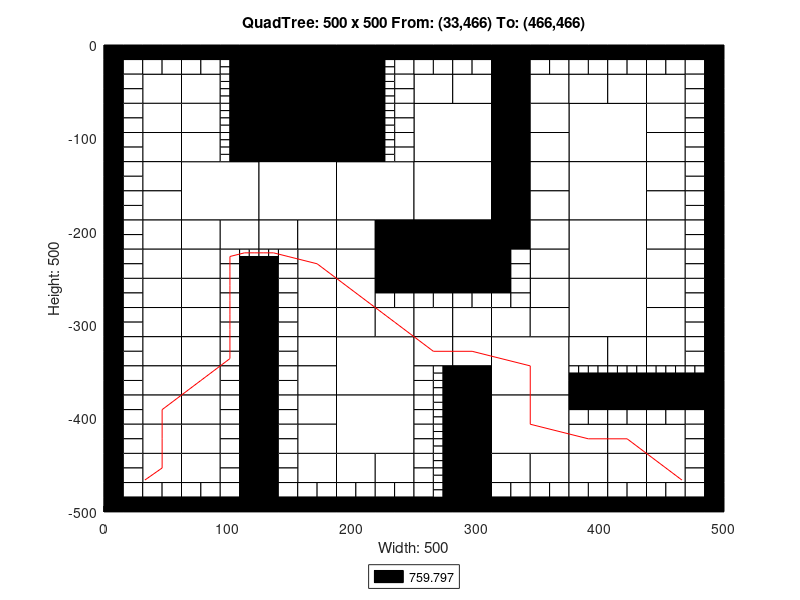

Write the MATLAB code that produced this figure.
axis([0 500 -500 0]);
title('QuadTree: 500 x 500 From: (33,466) To: (466,466)');
xlabel('Width: 500');
ylabel('Height: 500');
rectangle('Position',[125 -62.5 62.5 62.5], 'FaceColor',[0 0 0]);
rectangle('Position',[125 -125 62.5 62.5], 'FaceColor',[0 0 0]);
rectangle('Position',[62.5 -187.5 62.5 62.5], 'FaceColor',[1 1 1]);
rectangle('Position',[125 -187.5 62.5 62.5], 'FaceColor',[1 1 1]);
rectangle('Position',[187.5 -187.5 62.5 62.5], 'FaceColor',[1 1 1]);
rectangle('Position',[250 -125 62.5 62.5], 'FaceColor',[1 1 1]);
rectangle('Position',[375 -125 62.5 62.5], 'FaceColor',[1 1 1]);
rectangle('Position',[250 -187.5 62.5 62.5], 'FaceColor',[1 1 1]);
rectangle('Position',[250 -250 62.5 62.5], 'FaceColor',[0 0 0]);
rectangle('Position',[375 -187.5 62.5 62.5], 'FaceColor',[1 1 1]);
rectangle('Position',[375 -250 62.5 62.5], 'FaceColor',[1 1 1]);
rectangle('Position',[187.5 -375 62.5 62.5], 'FaceColor',[1 1 1]);
rectangle('Position',[187.5 -437.5 62.5 62.5], 'FaceColor',[1 1 1]);
rectangle('Position',[312.5 -375 62.5 62.5], 'FaceColor',[1 1 1]);
rectangle('Position',[375 -312.5 62.5 62.5], 'FaceColor',[1 1 1]);
rectangle('Position',[312.5 -437.5 62.5 62.5], 'FaceColor',[1 1 1]);
rectangle('Position',[31.25 -62.5 31.25 31.25], 'FaceColor',[1 1 1]);
rectangle('Position',[62.5 -62.5 31.25 31.25], 'FaceColor',[1 1 1]);
rectangle('Position',[31.25 -93.75 31.25 31.25], 'FaceColor',[1 1 1]);
rectangle('Position',[31.25 -125 31.25 31.25], 'FaceColor',[1 1 1]);
rectangle('Position',[62.5 -93.75 31.25 31.25], 'FaceColor',[1 1 1]);
rectangle('Position',[62.5 -125 31.25 31.25], 'FaceColor',[1 1 1]);
rectangle('Position',[187.5 -31.25 31.25 31.25], 'FaceColor',[0 0 0]);
rectangle('Position',[187.5 -62.5 31.25 31.25], 'FaceColor',[0 0 0]);
rectangle('Position',[187.5 -93.75 31.25 31.25], 'FaceColor',[0 0 0]);
rectangle('Position',[187.5 -125 31.25 31.25], 'FaceColor',[0 0 0]);
rectangle('Position',[31.25 -156.25 31.25 31.25], 'FaceColor',[1 1 1]);
rectangle('Position',[31.25 -187.5 31.25 31.25], 'FaceColor',[1 1 1]);
rectangle('Position',[31.25 -218.75 31.25 31.25], 'FaceColor',[1 1 1]);
rectangle('Position',[31.25 -250 31.25 31.25], 'FaceColor',[1 1 1]);
rectangle('Position',[62.5 -218.75 31.25 31.25], 'FaceColor',[1 1 1]);
rectangle('Position',[93.75 -218.75 31.25 31.25], 'FaceColor',[1 1 1]);
rectangle('Position',[62.5 -250 31.25 31.25], 'FaceColor',[1 1 1]);
rectangle('Position',[125 -218.75 31.25 31.25], 'FaceColor',[1 1 1]);
rectangle('Position',[156.25 -218.75 31.25 31.25], 'FaceColor',[1 1 1]);
rectangle('Position',[156.25 -250 31.25 31.25], 'FaceColor',[1 1 1]);
rectangle('Position',[187.5 -218.75 31.25 31.25], 'FaceColor',[1 1 1]);
rectangle('Position',[218.75 -218.75 31.25 31.25], 'FaceColor',[0 0 0]);
rectangle('Position',[187.5 -250 31.25 31.25], 'FaceColor',[1 1 1]);
rectangle('Position',[218.75 -250 31.25 31.25], 'FaceColor',[0 0 0]);
rectangle('Position',[250 -62.5 31.25 31.25], 'FaceColor',[1 1 1]);
rectangle('Position',[281.25 -62.5 31.25 31.25], 'FaceColor',[1 1 1]);
rectangle('Position',[312.5 -31.25 31.25 31.25], 'FaceColor',[0 0 0]);
rectangle('Position',[312.5 -62.5 31.25 31.25], 'FaceColor',[0 0 0]);
rectangle('Position',[343.75 -62.5 31.25 31.25], 'FaceColor',[1 1 1]);
rectangle('Position',[312.5 -93.75 31.25 31.25], 'FaceColor',[0 0 0]);
rectangle('Position',[343.75 -93.75 31.25 31.25], 'FaceColor',[1 1 1]);
rectangle('Position',[312.5 -125 31.25 31.25], 'FaceColor',[0 0 0]);
rectangle('Position',[343.75 -125 31.25 31.25], 'FaceColor',[1 1 1]);
rectangle('Position',[375 -62.5 31.25 31.25], 'FaceColor',[1 1 1]);
rectangle('Position',[406.25 -62.5 31.25 31.25], 'FaceColor',[1 1 1]);
rectangle('Position',[437.5 -62.5 31.25 31.25], 'FaceColor',[1 1 1]);
rectangle('Position',[437.5 -93.75 31.25 31.25], 'FaceColor',[1 1 1]);
rectangle('Position',[437.5 -125 31.25 31.25], 'FaceColor',[1 1 1]);
rectangle('Position',[312.5 -156.25 31.25 31.25], 'FaceColor',[0 0 0]);
rectangle('Position',[343.75 -156.25 31.25 31.25], 'FaceColor',[1 1 1]);
rectangle('Position',[312.5 -187.5 31.25 31.25], 'FaceColor',[0 0 0]);
rectangle('Position',[343.75 -187.5 31.25 31.25], 'FaceColor',[1 1 1]);
rectangle('Position',[312.5 -218.75 31.25 31.25], 'FaceColor',[0 0 0]);
rectangle('Position',[343.75 -218.75 31.25 31.25], 'FaceColor',[1 1 1]);
rectangle('Position',[343.75 -250 31.25 31.25], 'FaceColor',[1 1 1]);
rectangle('Position',[437.5 -156.25 31.25 31.25], 'FaceColor',[1 1 1]);
rectangle('Position',[437.5 -187.5 31.25 31.25], 'FaceColor',[1 1 1]);
rectangle('Position',[437.5 -218.75 31.25 31.25], 'FaceColor',[1 1 1]);
rectangle('Position',[437.5 -250 31.25 31.25], 'FaceColor',[1 1 1]);
rectangle('Position',[31.25 -281.25 31.25 31.25], 'FaceColor',[1 1 1]);
rectangle('Position',[31.25 -312.5 31.25 31.25], 'FaceColor',[1 1 1]);
rectangle('Position',[62.5 -281.25 31.25 31.25], 'FaceColor',[1 1 1]);
rectangle('Position',[62.5 -312.5 31.25 31.25], 'FaceColor',[1 1 1]);
rectangle('Position',[31.25 -343.75 31.25 31.25], 'FaceColor',[1 1 1]);
rectangle('Position',[31.25 -375 31.25 31.25], 'FaceColor',[1 1 1]);
rectangle('Position',[62.5 -343.75 31.25 31.25], 'FaceColor',[1 1 1]);
rectangle('Position',[62.5 -375 31.25 31.25], 'FaceColor',[1 1 1]);
rectangle('Position',[156.25 -281.25 31.25 31.25], 'FaceColor',[1 1 1]);
rectangle('Position',[156.25 -312.5 31.25 31.25], 'FaceColor',[1 1 1]);
rectangle('Position',[187.5 -281.25 31.25 31.25], 'FaceColor',[1 1 1]);
rectangle('Position',[187.5 -312.5 31.25 31.25], 'FaceColor',[1 1 1]);
rectangle('Position',[218.75 -312.5 31.25 31.25], 'FaceColor',[1 1 1]);
rectangle('Position',[156.25 -343.75 31.25 31.25], 'FaceColor',[1 1 1]);
rectangle('Position',[156.25 -375 31.25 31.25], 'FaceColor',[1 1 1]);
rectangle('Position',[31.25 -406.25 31.25 31.25], 'FaceColor',[1 1 1]);
rectangle('Position',[31.25 -437.5 31.25 31.25], 'FaceColor',[1 1 1]);
rectangle('Position',[62.5 -406.25 31.25 31.25], 'FaceColor',[1 1 1]);
rectangle('Position',[62.5 -437.5 31.25 31.25], 'FaceColor',[1 1 1]);
rectangle('Position',[31.25 -468.75 31.25 31.25], 'FaceColor',[1 1 1]);
rectangle('Position',[62.5 -468.75 31.25 31.25], 'FaceColor',[1 1 1]);
rectangle('Position',[156.25 -406.25 31.25 31.25], 'FaceColor',[1 1 1]);
rectangle('Position',[156.25 -437.5 31.25 31.25], 'FaceColor',[1 1 1]);
rectangle('Position',[156.25 -468.75 31.25 31.25], 'FaceColor',[1 1 1]);
rectangle('Position',[187.5 -468.75 31.25 31.25], 'FaceColor',[1 1 1]);
rectangle('Position',[218.75 -468.75 31.25 31.25], 'FaceColor',[1 1 1]);
rectangle('Position',[250 -312.5 31.25 31.25], 'FaceColor',[1 1 1]);
rectangle('Position',[281.25 -312.5 31.25 31.25], 'FaceColor',[1 1 1]);
rectangle('Position',[343.75 -281.25 31.25 31.25], 'FaceColor',[1 1 1]);
rectangle('Position',[312.5 -312.5 31.25 31.25], 'FaceColor',[1 1 1]);
rectangle('Position',[343.75 -312.5 31.25 31.25], 'FaceColor',[1 1 1]);
rectangle('Position',[250 -343.75 31.25 31.25], 'FaceColor',[1 1 1]);
rectangle('Position',[281.25 -343.75 31.25 31.25], 'FaceColor',[1 1 1]);
rectangle('Position',[281.25 -375 31.25 31.25], 'FaceColor',[0 0 0]);
rectangle('Position',[437.5 -281.25 31.25 31.25], 'FaceColor',[1 1 1]);
rectangle('Position',[437.5 -312.5 31.25 31.25], 'FaceColor',[1 1 1]);
rectangle('Position',[375 -343.75 31.25 31.25], 'FaceColor',[1 1 1]);
rectangle('Position',[406.25 -343.75 31.25 31.25], 'FaceColor',[1 1 1]);
rectangle('Position',[437.5 -343.75 31.25 31.25], 'FaceColor',[1 1 1]);
rectangle('Position',[281.25 -406.25 31.25 31.25], 'FaceColor',[0 0 0]);
rectangle('Position',[281.25 -437.5 31.25 31.25], 'FaceColor',[0 0 0]);
rectangle('Position',[281.25 -468.75 31.25 31.25], 'FaceColor',[0 0 0]);
rectangle('Position',[281.25 -500 31.25 31.25], 'FaceColor',[0 0 0]);
rectangle('Position',[312.5 -468.75 31.25 31.25], 'FaceColor',[1 1 1]);
rectangle('Position',[343.75 -468.75 31.25 31.25], 'FaceColor',[1 1 1]);
rectangle('Position',[375 -437.5 31.25 31.25], 'FaceColor',[1 1 1]);
rectangle('Position',[406.25 -437.5 31.25 31.25], 'FaceColor',[1 1 1]);
rectangle('Position',[437.5 -437.5 31.25 31.25], 'FaceColor',[1 1 1]);
rectangle('Position',[375 -468.75 31.25 31.25], 'FaceColor',[1 1 1]);
rectangle('Position',[406.25 -468.75 31.25 31.25], 'FaceColor',[1 1 1]);
rectangle('Position',[437.5 -468.75 31.25 31.25], 'FaceColor',[1 1 1]);
rectangle('Position',[0 -15.625 15.625 15.625], 'FaceColor',[0 0 0]);
rectangle('Position',[15.625 -15.625 15.625 15.625], 'FaceColor',[0 0 0]);
rectangle('Position',[0 -31.25 15.625 15.625], 'FaceColor',[0 0 0]);
rectangle('Position',[15.625 -31.25 15.625 15.625], 'FaceColor',[1 1 1]);
rectangle('Position',[31.25 -15.625 15.625 15.625], 'FaceColor',[0 0 0]);
rectangle('Position',[46.875 -15.625 15.625 15.625], 'FaceColor',[0 0 0]);
rectangle('Position',[31.25 -31.25 15.625 15.625], 'FaceColor',[1 1 1]);
rectangle('Position',[46.875 -31.25 15.625 15.625], 'FaceColor',[1 1 1]);
rectangle('Position',[0 -46.875 15.625 15.625], 'FaceColor',[0 0 0]);
rectangle('Position',[15.625 -46.875 15.625 15.625], 'FaceColor',[1 1 1]);
rectangle('Position',[0 -62.5 15.625 15.625], 'FaceColor',[0 0 0]);
rectangle('Position',[15.625 -62.5 15.625 15.625], 'FaceColor',[1 1 1]);
rectangle('Position',[62.5 -15.625 15.625 15.625], 'FaceColor',[0 0 0]);
rectangle('Position',[78.125 -15.625 15.625 15.625], 'FaceColor',[0 0 0]);
rectangle('Position',[62.5 -31.25 15.625 15.625], 'FaceColor',[1 1 1]);
rectangle('Position',[78.125 -31.25 15.625 15.625], 'FaceColor',[1 1 1]);
rectangle('Position',[93.75 -15.625 15.625 15.625], 'FaceColor',[0 0 0]);
rectangle('Position',[109.375 -15.625 15.625 15.625], 'FaceColor',[0 0 0]);
rectangle('Position',[109.375 -31.25 15.625 15.625], 'FaceColor',[0 0 0]);
rectangle('Position',[109.375 -46.875 15.625 15.625], 'FaceColor',[0 0 0]);
rectangle('Position',[109.375 -62.5 15.625 15.625], 'FaceColor',[0 0 0]);
rectangle('Position',[0 -78.125 15.625 15.625], 'FaceColor',[0 0 0]);
rectangle('Position',[15.625 -78.125 15.625 15.625], 'FaceColor',[1 1 1]);
rectangle('Position',[0 -93.75 15.625 15.625], 'FaceColor',[0 0 0]);
rectangle('Position',[15.625 -93.75 15.625 15.625], 'FaceColor',[1 1 1]);
rectangle('Position',[0 -109.375 15.625 15.625], 'FaceColor',[0 0 0]);
rectangle('Position',[15.625 -109.375 15.625 15.625], 'FaceColor',[1 1 1]);
rectangle('Position',[0 -125 15.625 15.625], 'FaceColor',[0 0 0]);
rectangle('Position',[15.625 -125 15.625 15.625], 'FaceColor',[1 1 1]);
rectangle('Position',[109.375 -78.125 15.625 15.625], 'FaceColor',[0 0 0]);
rectangle('Position',[109.375 -93.75 15.625 15.625], 'FaceColor',[0 0 0]);
rectangle('Position',[109.375 -109.375 15.625 15.625], 'FaceColor',[0 0 0]);
rectangle('Position',[109.375 -125 15.625 15.625], 'FaceColor',[0 0 0]);
rectangle('Position',[218.75 -15.625 15.625 15.625], 'FaceColor',[0 0 0]);
rectangle('Position',[234.375 -15.625 15.625 15.625], 'FaceColor',[0 0 0]);
rectangle('Position',[234.375 -31.25 15.625 15.625], 'FaceColor',[1 1 1]);
rectangle('Position',[234.375 -46.875 15.625 15.625], 'FaceColor',[1 1 1]);
rectangle('Position',[234.375 -62.5 15.625 15.625], 'FaceColor',[1 1 1]);
rectangle('Position',[234.375 -78.125 15.625 15.625], 'FaceColor',[1 1 1]);
rectangle('Position',[234.375 -93.75 15.625 15.625], 'FaceColor',[1 1 1]);
rectangle('Position',[234.375 -109.375 15.625 15.625], 'FaceColor',[1 1 1]);
rectangle('Position',[234.375 -125 15.625 15.625], 'FaceColor',[1 1 1]);
rectangle('Position',[0 -140.625 15.625 15.625], 'FaceColor',[0 0 0]);
rectangle('Position',[15.625 -140.625 15.625 15.625], 'FaceColor',[1 1 1]);
rectangle('Position',[0 -156.25 15.625 15.625], 'FaceColor',[0 0 0]);
rectangle('Position',[15.625 -156.25 15.625 15.625], 'FaceColor',[1 1 1]);
rectangle('Position',[0 -171.875 15.625 15.625], 'FaceColor',[0 0 0]);
rectangle('Position',[15.625 -171.875 15.625 15.625], 'FaceColor',[1 1 1]);
rectangle('Position',[0 -187.5 15.625 15.625], 'FaceColor',[0 0 0]);
rectangle('Position',[15.625 -187.5 15.625 15.625], 'FaceColor',[1 1 1]);
rectangle('Position',[0 -203.125 15.625 15.625], 'FaceColor',[0 0 0]);
rectangle('Position',[15.625 -203.125 15.625 15.625], 'FaceColor',[1 1 1]);
rectangle('Position',[0 -218.75 15.625 15.625], 'FaceColor',[0 0 0]);
rectangle('Position',[15.625 -218.75 15.625 15.625], 'FaceColor',[1 1 1]);
rectangle('Position',[0 -234.375 15.625 15.625], 'FaceColor',[0 0 0]);
rectangle('Position',[15.625 -234.375 15.625 15.625], 'FaceColor',[1 1 1]);
rectangle('Position',[0 -250 15.625 15.625], 'FaceColor',[0 0 0]);
rectangle('Position',[15.625 -250 15.625 15.625], 'FaceColor',[1 1 1]);
rectangle('Position',[93.75 -234.375 15.625 15.625], 'FaceColor',[1 1 1]);
rectangle('Position',[93.75 -250 15.625 15.625], 'FaceColor',[1 1 1]);
rectangle('Position',[109.375 -250 15.625 15.625], 'FaceColor',[0 0 0]);
rectangle('Position',[140.625 -234.375 15.625 15.625], 'FaceColor',[1 1 1]);
rectangle('Position',[125 -250 15.625 15.625], 'FaceColor',[0 0 0]);
rectangle('Position',[140.625 -250 15.625 15.625], 'FaceColor',[1 1 1]);
rectangle('Position',[250 -15.625 15.625 15.625], 'FaceColor',[0 0 0]);
rectangle('Position',[265.625 -15.625 15.625 15.625], 'FaceColor',[0 0 0]);
rectangle('Position',[250 -31.25 15.625 15.625], 'FaceColor',[1 1 1]);
rectangle('Position',[265.625 -31.25 15.625 15.625], 'FaceColor',[1 1 1]);
rectangle('Position',[281.25 -15.625 15.625 15.625], 'FaceColor',[0 0 0]);
rectangle('Position',[296.875 -15.625 15.625 15.625], 'FaceColor',[0 0 0]);
rectangle('Position',[281.25 -31.25 15.625 15.625], 'FaceColor',[1 1 1]);
rectangle('Position',[296.875 -31.25 15.625 15.625], 'FaceColor',[1 1 1]);
rectangle('Position',[343.75 -15.625 15.625 15.625], 'FaceColor',[0 0 0]);
rectangle('Position',[359.375 -15.625 15.625 15.625], 'FaceColor',[0 0 0]);
rectangle('Position',[343.75 -31.25 15.625 15.625], 'FaceColor',[1 1 1]);
rectangle('Position',[359.375 -31.25 15.625 15.625], 'FaceColor',[1 1 1]);
rectangle('Position',[375 -15.625 15.625 15.625], 'FaceColor',[0 0 0]);
rectangle('Position',[390.625 -15.625 15.625 15.625], 'FaceColor',[0 0 0]);
rectangle('Position',[375 -31.25 15.625 15.625], 'FaceColor',[1 1 1]);
rectangle('Position',[390.625 -31.25 15.625 15.625], 'FaceColor',[1 1 1]);
rectangle('Position',[406.25 -15.625 15.625 15.625], 'FaceColor',[0 0 0]);
rectangle('Position',[421.875 -15.625 15.625 15.625], 'FaceColor',[0 0 0]);
rectangle('Position',[406.25 -31.25 15.625 15.625], 'FaceColor',[1 1 1]);
rectangle('Position',[421.875 -31.25 15.625 15.625], 'FaceColor',[1 1 1]);
rectangle('Position',[437.5 -15.625 15.625 15.625], 'FaceColor',[0 0 0]);
rectangle('Position',[453.125 -15.625 15.625 15.625], 'FaceColor',[0 0 0]);
rectangle('Position',[437.5 -31.25 15.625 15.625], 'FaceColor',[1 1 1]);
rectangle('Position',[453.125 -31.25 15.625 15.625], 'FaceColor',[1 1 1]);
rectangle('Position',[468.75 -15.625 15.625 15.625], 'FaceColor',[0 0 0]);
rectangle('Position',[484.375 -15.625 15.625 15.625], 'FaceColor',[0 0 0]);
rectangle('Position',[468.75 -31.25 15.625 15.625], 'FaceColor',[1 1 1]);
rectangle('Position',[484.375 -31.25 15.625 15.625], 'FaceColor',[0 0 0]);
rectangle('Position',[468.75 -46.875 15.625 15.625], 'FaceColor',[1 1 1]);
rectangle('Position',[484.375 -46.875 15.625 15.625], 'FaceColor',[0 0 0]);
rectangle('Position',[468.75 -62.5 15.625 15.625], 'FaceColor',[1 1 1]);
rectangle('Position',[484.375 -62.5 15.625 15.625], 'FaceColor',[0 0 0]);
rectangle('Position',[468.75 -78.125 15.625 15.625], 'FaceColor',[1 1 1]);
rectangle('Position',[484.375 -78.125 15.625 15.625], 'FaceColor',[0 0 0]);
rectangle('Position',[468.75 -93.75 15.625 15.625], 'FaceColor',[1 1 1]);
rectangle('Position',[484.375 -93.75 15.625 15.625], 'FaceColor',[0 0 0]);
rectangle('Position',[468.75 -109.375 15.625 15.625], 'FaceColor',[1 1 1]);
rectangle('Position',[484.375 -109.375 15.625 15.625], 'FaceColor',[0 0 0]);
rectangle('Position',[468.75 -125 15.625 15.625], 'FaceColor',[1 1 1]);
rectangle('Position',[484.375 -125 15.625 15.625], 'FaceColor',[0 0 0]);
rectangle('Position',[312.5 -234.375 15.625 15.625], 'FaceColor',[0 0 0]);
rectangle('Position',[328.125 -234.375 15.625 15.625], 'FaceColor',[1 1 1]);
rectangle('Position',[312.5 -250 15.625 15.625], 'FaceColor',[0 0 0]);
rectangle('Position',[328.125 -250 15.625 15.625], 'FaceColor',[1 1 1]);
rectangle('Position',[468.75 -140.625 15.625 15.625], 'FaceColor',[1 1 1]);
rectangle('Position',[484.375 -140.625 15.625 15.625], 'FaceColor',[0 0 0]);
rectangle('Position',[468.75 -156.25 15.625 15.625], 'FaceColor',[1 1 1]);
rectangle('Position',[484.375 -156.25 15.625 15.625], 'FaceColor',[0 0 0]);
rectangle('Position',[468.75 -171.875 15.625 15.625], 'FaceColor',[1 1 1]);
rectangle('Position',[484.375 -171.875 15.625 15.625], 'FaceColor',[0 0 0]);
rectangle('Position',[468.75 -187.5 15.625 15.625], 'FaceColor',[1 1 1]);
rectangle('Position',[484.375 -187.5 15.625 15.625], 'FaceColor',[0 0 0]);
rectangle('Position',[468.75 -203.125 15.625 15.625], 'FaceColor',[1 1 1]);
rectangle('Position',[484.375 -203.125 15.625 15.625], 'FaceColor',[0 0 0]);
rectangle('Position',[468.75 -218.75 15.625 15.625], 'FaceColor',[1 1 1]);
rectangle('Position',[484.375 -218.75 15.625 15.625], 'FaceColor',[0 0 0]);
rectangle('Position',[468.75 -234.375 15.625 15.625], 'FaceColor',[1 1 1]);
rectangle('Position',[484.375 -234.375 15.625 15.625], 'FaceColor',[0 0 0]);
rectangle('Position',[468.75 -250 15.625 15.625], 'FaceColor',[1 1 1]);
rectangle('Position',[484.375 -250 15.625 15.625], 'FaceColor',[0 0 0]);
rectangle('Position',[0 -265.625 15.625 15.625], 'FaceColor',[0 0 0]);
rectangle('Position',[15.625 -265.625 15.625 15.625], 'FaceColor',[1 1 1]);
rectangle('Position',[0 -281.25 15.625 15.625], 'FaceColor',[0 0 0]);
rectangle('Position',[15.625 -281.25 15.625 15.625], 'FaceColor',[1 1 1]);
rectangle('Position',[0 -296.875 15.625 15.625], 'FaceColor',[0 0 0]);
rectangle('Position',[15.625 -296.875 15.625 15.625], 'FaceColor',[1 1 1]);
rectangle('Position',[0 -312.5 15.625 15.625], 'FaceColor',[0 0 0]);
rectangle('Position',[15.625 -312.5 15.625 15.625], 'FaceColor',[1 1 1]);
rectangle('Position',[93.75 -265.625 15.625 15.625], 'FaceColor',[1 1 1]);
rectangle('Position',[109.375 -265.625 15.625 15.625], 'FaceColor',[0 0 0]);
rectangle('Position',[93.75 -281.25 15.625 15.625], 'FaceColor',[1 1 1]);
rectangle('Position',[109.375 -281.25 15.625 15.625], 'FaceColor',[0 0 0]);
rectangle('Position',[93.75 -296.875 15.625 15.625], 'FaceColor',[1 1 1]);
rectangle('Position',[109.375 -296.875 15.625 15.625], 'FaceColor',[0 0 0]);
rectangle('Position',[93.75 -312.5 15.625 15.625], 'FaceColor',[1 1 1]);
rectangle('Position',[109.375 -312.5 15.625 15.625], 'FaceColor',[0 0 0]);
rectangle('Position',[0 -328.125 15.625 15.625], 'FaceColor',[0 0 0]);
rectangle('Position',[15.625 -328.125 15.625 15.625], 'FaceColor',[1 1 1]);
rectangle('Position',[0 -343.75 15.625 15.625], 'FaceColor',[0 0 0]);
rectangle('Position',[15.625 -343.75 15.625 15.625], 'FaceColor',[1 1 1]);
rectangle('Position',[0 -359.375 15.625 15.625], 'FaceColor',[0 0 0]);
rectangle('Position',[15.625 -359.375 15.625 15.625], 'FaceColor',[1 1 1]);
rectangle('Position',[0 -375 15.625 15.625], 'FaceColor',[0 0 0]);
rectangle('Position',[15.625 -375 15.625 15.625], 'FaceColor',[1 1 1]);
rectangle('Position',[93.75 -328.125 15.625 15.625], 'FaceColor',[1 1 1]);
rectangle('Position',[109.375 -328.125 15.625 15.625], 'FaceColor',[0 0 0]);
rectangle('Position',[93.75 -343.75 15.625 15.625], 'FaceColor',[1 1 1]);
rectangle('Position',[109.375 -343.75 15.625 15.625], 'FaceColor',[0 0 0]);
rectangle('Position',[93.75 -359.375 15.625 15.625], 'FaceColor',[1 1 1]);
rectangle('Position',[109.375 -359.375 15.625 15.625], 'FaceColor',[0 0 0]);
rectangle('Position',[93.75 -375 15.625 15.625], 'FaceColor',[1 1 1]);
rectangle('Position',[109.375 -375 15.625 15.625], 'FaceColor',[0 0 0]);
rectangle('Position',[125 -265.625 15.625 15.625], 'FaceColor',[0 0 0]);
rectangle('Position',[140.625 -265.625 15.625 15.625], 'FaceColor',[1 1 1]);
rectangle('Position',[125 -281.25 15.625 15.625], 'FaceColor',[0 0 0]);
rectangle('Position',[140.625 -281.25 15.625 15.625], 'FaceColor',[1 1 1]);
rectangle('Position',[125 -296.875 15.625 15.625], 'FaceColor',[0 0 0]);
rectangle('Position',[140.625 -296.875 15.625 15.625], 'FaceColor',[1 1 1]);
rectangle('Position',[125 -312.5 15.625 15.625], 'FaceColor',[0 0 0]);
rectangle('Position',[140.625 -312.5 15.625 15.625], 'FaceColor',[1 1 1]);
rectangle('Position',[218.75 -265.625 15.625 15.625], 'FaceColor',[0 0 0]);
rectangle('Position',[234.375 -265.625 15.625 15.625], 'FaceColor',[0 0 0]);
rectangle('Position',[218.75 -281.25 15.625 15.625], 'FaceColor',[1 1 1]);
rectangle('Position',[234.375 -281.25 15.625 15.625], 'FaceColor',[1 1 1]);
rectangle('Position',[125 -328.125 15.625 15.625], 'FaceColor',[0 0 0]);
rectangle('Position',[140.625 -328.125 15.625 15.625], 'FaceColor',[1 1 1]);
rectangle('Position',[125 -343.75 15.625 15.625], 'FaceColor',[0 0 0]);
rectangle('Position',[140.625 -343.75 15.625 15.625], 'FaceColor',[1 1 1]);
rectangle('Position',[125 -359.375 15.625 15.625], 'FaceColor',[0 0 0]);
rectangle('Position',[140.625 -359.375 15.625 15.625], 'FaceColor',[1 1 1]);
rectangle('Position',[125 -375 15.625 15.625], 'FaceColor',[0 0 0]);
rectangle('Position',[140.625 -375 15.625 15.625], 'FaceColor',[1 1 1]);
rectangle('Position',[0 -390.625 15.625 15.625], 'FaceColor',[0 0 0]);
rectangle('Position',[15.625 -390.625 15.625 15.625], 'FaceColor',[1 1 1]);
rectangle('Position',[0 -406.25 15.625 15.625], 'FaceColor',[0 0 0]);
rectangle('Position',[15.625 -406.25 15.625 15.625], 'FaceColor',[1 1 1]);
rectangle('Position',[0 -421.875 15.625 15.625], 'FaceColor',[0 0 0]);
rectangle('Position',[15.625 -421.875 15.625 15.625], 'FaceColor',[1 1 1]);
rectangle('Position',[0 -437.5 15.625 15.625], 'FaceColor',[0 0 0]);
rectangle('Position',[15.625 -437.5 15.625 15.625], 'FaceColor',[1 1 1]);
rectangle('Position',[93.75 -390.625 15.625 15.625], 'FaceColor',[1 1 1]);
rectangle('Position',[109.375 -390.625 15.625 15.625], 'FaceColor',[0 0 0]);
rectangle('Position',[93.75 -406.25 15.625 15.625], 'FaceColor',[1 1 1]);
rectangle('Position',[109.375 -406.25 15.625 15.625], 'FaceColor',[0 0 0]);
rectangle('Position',[93.75 -421.875 15.625 15.625], 'FaceColor',[1 1 1]);
rectangle('Position',[109.375 -421.875 15.625 15.625], 'FaceColor',[0 0 0]);
rectangle('Position',[93.75 -437.5 15.625 15.625], 'FaceColor',[1 1 1]);
rectangle('Position',[109.375 -437.5 15.625 15.625], 'FaceColor',[0 0 0]);
rectangle('Position',[0 -453.125 15.625 15.625], 'FaceColor',[0 0 0]);
rectangle('Position',[15.625 -453.125 15.625 15.625], 'FaceColor',[1 1 1]);
rectangle('Position',[0 -468.75 15.625 15.625], 'FaceColor',[0 0 0]);
rectangle('Position',[15.625 -468.75 15.625 15.625], 'FaceColor',[1 1 1]);
rectangle('Position',[0 -484.375 15.625 15.625], 'FaceColor',[0 0 0]);
rectangle('Position',[15.625 -484.375 15.625 15.625], 'FaceColor',[1 1 1]);
rectangle('Position',[0 -500 15.625 15.625], 'FaceColor',[0 0 0]);
rectangle('Position',[15.625 -500 15.625 15.625], 'FaceColor',[0 0 0]);
rectangle('Position',[31.25 -484.375 15.625 15.625], 'FaceColor',[1 1 1]);
rectangle('Position',[46.875 -484.375 15.625 15.625], 'FaceColor',[1 1 1]);
rectangle('Position',[31.25 -500 15.625 15.625], 'FaceColor',[0 0 0]);
rectangle('Position',[46.875 -500 15.625 15.625], 'FaceColor',[0 0 0]);
rectangle('Position',[93.75 -453.125 15.625 15.625], 'FaceColor',[1 1 1]);
rectangle('Position',[109.375 -453.125 15.625 15.625], 'FaceColor',[0 0 0]);
rectangle('Position',[93.75 -468.75 15.625 15.625], 'FaceColor',[1 1 1]);
rectangle('Position',[109.375 -468.75 15.625 15.625], 'FaceColor',[0 0 0]);
rectangle('Position',[62.5 -484.375 15.625 15.625], 'FaceColor',[1 1 1]);
rectangle('Position',[78.125 -484.375 15.625 15.625], 'FaceColor',[1 1 1]);
rectangle('Position',[62.5 -500 15.625 15.625], 'FaceColor',[0 0 0]);
rectangle('Position',[78.125 -500 15.625 15.625], 'FaceColor',[0 0 0]);
rectangle('Position',[93.75 -484.375 15.625 15.625], 'FaceColor',[1 1 1]);
rectangle('Position',[109.375 -484.375 15.625 15.625], 'FaceColor',[0 0 0]);
rectangle('Position',[93.75 -500 15.625 15.625], 'FaceColor',[0 0 0]);
rectangle('Position',[109.375 -500 15.625 15.625], 'FaceColor',[0 0 0]);
rectangle('Position',[125 -390.625 15.625 15.625], 'FaceColor',[0 0 0]);
rectangle('Position',[140.625 -390.625 15.625 15.625], 'FaceColor',[1 1 1]);
rectangle('Position',[125 -406.25 15.625 15.625], 'FaceColor',[0 0 0]);
rectangle('Position',[140.625 -406.25 15.625 15.625], 'FaceColor',[1 1 1]);
rectangle('Position',[125 -421.875 15.625 15.625], 'FaceColor',[0 0 0]);
rectangle('Position',[140.625 -421.875 15.625 15.625], 'FaceColor',[1 1 1]);
rectangle('Position',[125 -437.5 15.625 15.625], 'FaceColor',[0 0 0]);
rectangle('Position',[140.625 -437.5 15.625 15.625], 'FaceColor',[1 1 1]);
rectangle('Position',[125 -453.125 15.625 15.625], 'FaceColor',[0 0 0]);
rectangle('Position',[140.625 -453.125 15.625 15.625], 'FaceColor',[1 1 1]);
rectangle('Position',[125 -468.75 15.625 15.625], 'FaceColor',[0 0 0]);
rectangle('Position',[140.625 -468.75 15.625 15.625], 'FaceColor',[1 1 1]);
rectangle('Position',[125 -484.375 15.625 15.625], 'FaceColor',[0 0 0]);
rectangle('Position',[140.625 -484.375 15.625 15.625], 'FaceColor',[1 1 1]);
rectangle('Position',[125 -500 15.625 15.625], 'FaceColor',[0 0 0]);
rectangle('Position',[140.625 -500 15.625 15.625], 'FaceColor',[0 0 0]);
rectangle('Position',[156.25 -484.375 15.625 15.625], 'FaceColor',[1 1 1]);
rectangle('Position',[171.875 -484.375 15.625 15.625], 'FaceColor',[1 1 1]);
rectangle('Position',[156.25 -500 15.625 15.625], 'FaceColor',[0 0 0]);
rectangle('Position',[171.875 -500 15.625 15.625], 'FaceColor',[0 0 0]);
rectangle('Position',[187.5 -484.375 15.625 15.625], 'FaceColor',[1 1 1]);
rectangle('Position',[203.125 -484.375 15.625 15.625], 'FaceColor',[1 1 1]);
rectangle('Position',[187.5 -500 15.625 15.625], 'FaceColor',[0 0 0]);
rectangle('Position',[203.125 -500 15.625 15.625], 'FaceColor',[0 0 0]);
rectangle('Position',[218.75 -484.375 15.625 15.625], 'FaceColor',[1 1 1]);
rectangle('Position',[234.375 -484.375 15.625 15.625], 'FaceColor',[1 1 1]);
rectangle('Position',[218.75 -500 15.625 15.625], 'FaceColor',[0 0 0]);
rectangle('Position',[234.375 -500 15.625 15.625], 'FaceColor',[0 0 0]);
rectangle('Position',[250 -265.625 15.625 15.625], 'FaceColor',[0 0 0]);
rectangle('Position',[265.625 -265.625 15.625 15.625], 'FaceColor',[0 0 0]);
rectangle('Position',[250 -281.25 15.625 15.625], 'FaceColor',[1 1 1]);
rectangle('Position',[265.625 -281.25 15.625 15.625], 'FaceColor',[1 1 1]);
rectangle('Position',[281.25 -265.625 15.625 15.625], 'FaceColor',[0 0 0]);
rectangle('Position',[296.875 -265.625 15.625 15.625], 'FaceColor',[0 0 0]);
rectangle('Position',[281.25 -281.25 15.625 15.625], 'FaceColor',[1 1 1]);
rectangle('Position',[296.875 -281.25 15.625 15.625], 'FaceColor',[1 1 1]);
rectangle('Position',[312.5 -265.625 15.625 15.625], 'FaceColor',[0 0 0]);
rectangle('Position',[328.125 -265.625 15.625 15.625], 'FaceColor',[1 1 1]);
rectangle('Position',[312.5 -281.25 15.625 15.625], 'FaceColor',[1 1 1]);
rectangle('Position',[328.125 -281.25 15.625 15.625], 'FaceColor',[1 1 1]);
rectangle('Position',[250 -359.375 15.625 15.625], 'FaceColor',[1 1 1]);
rectangle('Position',[250 -375 15.625 15.625], 'FaceColor',[1 1 1]);
rectangle('Position',[468.75 -265.625 15.625 15.625], 'FaceColor',[1 1 1]);
rectangle('Position',[484.375 -265.625 15.625 15.625], 'FaceColor',[0 0 0]);
rectangle('Position',[468.75 -281.25 15.625 15.625], 'FaceColor',[1 1 1]);
rectangle('Position',[484.375 -281.25 15.625 15.625], 'FaceColor',[0 0 0]);
rectangle('Position',[468.75 -296.875 15.625 15.625], 'FaceColor',[1 1 1]);
rectangle('Position',[484.375 -296.875 15.625 15.625], 'FaceColor',[0 0 0]);
rectangle('Position',[468.75 -312.5 15.625 15.625], 'FaceColor',[1 1 1]);
rectangle('Position',[484.375 -312.5 15.625 15.625], 'FaceColor',[0 0 0]);
rectangle('Position',[375 -375 15.625 15.625], 'FaceColor',[0 0 0]);
rectangle('Position',[390.625 -375 15.625 15.625], 'FaceColor',[0 0 0]);
rectangle('Position',[406.25 -375 15.625 15.625], 'FaceColor',[0 0 0]);
rectangle('Position',[421.875 -375 15.625 15.625], 'FaceColor',[0 0 0]);
rectangle('Position',[468.75 -328.125 15.625 15.625], 'FaceColor',[1 1 1]);
rectangle('Position',[484.375 -328.125 15.625 15.625], 'FaceColor',[0 0 0]);
rectangle('Position',[468.75 -343.75 15.625 15.625], 'FaceColor',[1 1 1]);
rectangle('Position',[484.375 -343.75 15.625 15.625], 'FaceColor',[0 0 0]);
rectangle('Position',[437.5 -375 15.625 15.625], 'FaceColor',[0 0 0]);
rectangle('Position',[453.125 -375 15.625 15.625], 'FaceColor',[0 0 0]);
rectangle('Position',[484.375 -359.375 15.625 15.625], 'FaceColor',[0 0 0]);
rectangle('Position',[468.75 -375 15.625 15.625], 'FaceColor',[0 0 0]);
rectangle('Position',[484.375 -375 15.625 15.625], 'FaceColor',[0 0 0]);
rectangle('Position',[250 -390.625 15.625 15.625], 'FaceColor',[1 1 1]);
rectangle('Position',[250 -406.25 15.625 15.625], 'FaceColor',[1 1 1]);
rectangle('Position',[250 -421.875 15.625 15.625], 'FaceColor',[1 1 1]);
rectangle('Position',[250 -437.5 15.625 15.625], 'FaceColor',[1 1 1]);
rectangle('Position',[250 -453.125 15.625 15.625], 'FaceColor',[1 1 1]);
rectangle('Position',[250 -468.75 15.625 15.625], 'FaceColor',[1 1 1]);
rectangle('Position',[250 -484.375 15.625 15.625], 'FaceColor',[1 1 1]);
rectangle('Position',[250 -500 15.625 15.625], 'FaceColor',[0 0 0]);
rectangle('Position',[265.625 -500 15.625 15.625], 'FaceColor',[0 0 0]);
rectangle('Position',[312.5 -484.375 15.625 15.625], 'FaceColor',[1 1 1]);
rectangle('Position',[328.125 -484.375 15.625 15.625], 'FaceColor',[1 1 1]);
rectangle('Position',[312.5 -500 15.625 15.625], 'FaceColor',[0 0 0]);
rectangle('Position',[328.125 -500 15.625 15.625], 'FaceColor',[0 0 0]);
rectangle('Position',[343.75 -484.375 15.625 15.625], 'FaceColor',[1 1 1]);
rectangle('Position',[359.375 -484.375 15.625 15.625], 'FaceColor',[1 1 1]);
rectangle('Position',[343.75 -500 15.625 15.625], 'FaceColor',[0 0 0]);
rectangle('Position',[359.375 -500 15.625 15.625], 'FaceColor',[0 0 0]);
rectangle('Position',[375 -390.625 15.625 15.625], 'FaceColor',[0 0 0]);
rectangle('Position',[390.625 -390.625 15.625 15.625], 'FaceColor',[0 0 0]);
rectangle('Position',[375 -406.25 15.625 15.625], 'FaceColor',[1 1 1]);
rectangle('Position',[390.625 -406.25 15.625 15.625], 'FaceColor',[1 1 1]);
rectangle('Position',[406.25 -390.625 15.625 15.625], 'FaceColor',[0 0 0]);
rectangle('Position',[421.875 -390.625 15.625 15.625], 'FaceColor',[0 0 0]);
rectangle('Position',[406.25 -406.25 15.625 15.625], 'FaceColor',[1 1 1]);
rectangle('Position',[421.875 -406.25 15.625 15.625], 'FaceColor',[1 1 1]);
rectangle('Position',[437.5 -390.625 15.625 15.625], 'FaceColor',[0 0 0]);
rectangle('Position',[453.125 -390.625 15.625 15.625], 'FaceColor',[0 0 0]);
rectangle('Position',[437.5 -406.25 15.625 15.625], 'FaceColor',[1 1 1]);
rectangle('Position',[453.125 -406.25 15.625 15.625], 'FaceColor',[1 1 1]);
rectangle('Position',[468.75 -390.625 15.625 15.625], 'FaceColor',[0 0 0]);
rectangle('Position',[484.375 -390.625 15.625 15.625], 'FaceColor',[0 0 0]);
rectangle('Position',[468.75 -406.25 15.625 15.625], 'FaceColor',[1 1 1]);
rectangle('Position',[484.375 -406.25 15.625 15.625], 'FaceColor',[0 0 0]);
rectangle('Position',[468.75 -421.875 15.625 15.625], 'FaceColor',[1 1 1]);
rectangle('Position',[484.375 -421.875 15.625 15.625], 'FaceColor',[0 0 0]);
rectangle('Position',[468.75 -437.5 15.625 15.625], 'FaceColor',[1 1 1]);
rectangle('Position',[484.375 -437.5 15.625 15.625], 'FaceColor',[0 0 0]);
rectangle('Position',[375 -484.375 15.625 15.625], 'FaceColor',[1 1 1]);
rectangle('Position',[390.625 -484.375 15.625 15.625], 'FaceColor',[1 1 1]);
rectangle('Position',[375 -500 15.625 15.625], 'FaceColor',[0 0 0]);
rectangle('Position',[390.625 -500 15.625 15.625], 'FaceColor',[0 0 0]);
rectangle('Position',[406.25 -484.375 15.625 15.625], 'FaceColor',[1 1 1]);
rectangle('Position',[421.875 -484.375 15.625 15.625], 'FaceColor',[1 1 1]);
rectangle('Position',[406.25 -500 15.625 15.625], 'FaceColor',[0 0 0]);
rectangle('Position',[421.875 -500 15.625 15.625], 'FaceColor',[0 0 0]);
rectangle('Position',[468.75 -453.125 15.625 15.625], 'FaceColor',[1 1 1]);
rectangle('Position',[484.375 -453.125 15.625 15.625], 'FaceColor',[0 0 0]);
rectangle('Position',[468.75 -468.75 15.625 15.625], 'FaceColor',[1 1 1]);
rectangle('Position',[484.375 -468.75 15.625 15.625], 'FaceColor',[0 0 0]);
rectangle('Position',[437.5 -484.375 15.625 15.625], 'FaceColor',[1 1 1]);
rectangle('Position',[453.125 -484.375 15.625 15.625], 'FaceColor',[1 1 1]);
rectangle('Position',[437.5 -500 15.625 15.625], 'FaceColor',[0 0 0]);
rectangle('Position',[453.125 -500 15.625 15.625], 'FaceColor',[0 0 0]);
rectangle('Position',[468.75 -484.375 15.625 15.625], 'FaceColor',[1 1 1]);
rectangle('Position',[484.375 -484.375 15.625 15.625], 'FaceColor',[0 0 0]);
rectangle('Position',[468.75 -500 15.625 15.625], 'FaceColor',[0 0 0]);
rectangle('Position',[484.375 -500 15.625 15.625], 'FaceColor',[0 0 0]);
rectangle('Position',[93.75 -23.4375 7.8125 7.8125], 'FaceColor',[1 1 1]);
rectangle('Position',[101.562 -23.4375 7.8125 7.8125], 'FaceColor',[0 0 0]);
rectangle('Position',[93.75 -31.25 7.8125 7.8125], 'FaceColor',[1 1 1]);
rectangle('Position',[101.562 -31.25 7.8125 7.8125], 'FaceColor',[0 0 0]);
rectangle('Position',[93.75 -39.0625 7.8125 7.8125], 'FaceColor',[1 1 1]);
rectangle('Position',[101.562 -39.0625 7.8125 7.8125], 'FaceColor',[0 0 0]);
rectangle('Position',[93.75 -46.875 7.8125 7.8125], 'FaceColor',[1 1 1]);
rectangle('Position',[101.562 -46.875 7.8125 7.8125], 'FaceColor',[0 0 0]);
rectangle('Position',[93.75 -54.6875 7.8125 7.8125], 'FaceColor',[1 1 1]);
rectangle('Position',[101.562 -54.6875 7.8125 7.8125], 'FaceColor',[0 0 0]);
rectangle('Position',[93.75 -62.5 7.8125 7.8125], 'FaceColor',[1 1 1]);
rectangle('Position',[101.562 -62.5 7.8125 7.8125], 'FaceColor',[0 0 0]);
rectangle('Position',[93.75 -70.3125 7.8125 7.8125], 'FaceColor',[1 1 1]);
rectangle('Position',[101.562 -70.3125 7.8125 7.8125], 'FaceColor',[0 0 0]);
rectangle('Position',[93.75 -78.125 7.8125 7.8125], 'FaceColor',[1 1 1]);
rectangle('Position',[101.562 -78.125 7.8125 7.8125], 'FaceColor',[0 0 0]);
rectangle('Position',[93.75 -85.9375 7.8125 7.8125], 'FaceColor',[1 1 1]);
rectangle('Position',[101.562 -85.9375 7.8125 7.8125], 'FaceColor',[0 0 0]);
rectangle('Position',[93.75 -93.75 7.8125 7.8125], 'FaceColor',[1 1 1]);
rectangle('Position',[101.562 -93.75 7.8125 7.8125], 'FaceColor',[0 0 0]);
rectangle('Position',[93.75 -101.562 7.8125 7.8125], 'FaceColor',[1 1 1]);
rectangle('Position',[101.562 -101.562 7.8125 7.8125], 'FaceColor',[0 0 0]);
rectangle('Position',[93.75 -109.375 7.8125 7.8125], 'FaceColor',[1 1 1]);
rectangle('Position',[101.562 -109.375 7.8125 7.8125], 'FaceColor',[0 0 0]);
rectangle('Position',[93.75 -117.188 7.8125 7.8125], 'FaceColor',[1 1 1]);
rectangle('Position',[101.562 -117.188 7.8125 7.8125], 'FaceColor',[0 0 0]);
rectangle('Position',[93.75 -125 7.8125 7.8125], 'FaceColor',[1 1 1]);
rectangle('Position',[101.562 -125 7.8125 7.8125], 'FaceColor',[0 0 0]);
rectangle('Position',[218.75 -23.4375 7.8125 7.8125], 'FaceColor',[0 0 0]);
rectangle('Position',[226.562 -23.4375 7.8125 7.8125], 'FaceColor',[1 1 1]);
rectangle('Position',[218.75 -31.25 7.8125 7.8125], 'FaceColor',[0 0 0]);
rectangle('Position',[226.562 -31.25 7.8125 7.8125], 'FaceColor',[1 1 1]);
rectangle('Position',[218.75 -39.0625 7.8125 7.8125], 'FaceColor',[0 0 0]);
rectangle('Position',[226.562 -39.0625 7.8125 7.8125], 'FaceColor',[1 1 1]);
rectangle('Position',[218.75 -46.875 7.8125 7.8125], 'FaceColor',[0 0 0]);
rectangle('Position',[226.562 -46.875 7.8125 7.8125], 'FaceColor',[1 1 1]);
rectangle('Position',[218.75 -54.6875 7.8125 7.8125], 'FaceColor',[0 0 0]);
rectangle('Position',[226.562 -54.6875 7.8125 7.8125], 'FaceColor',[1 1 1]);
rectangle('Position',[218.75 -62.5 7.8125 7.8125], 'FaceColor',[0 0 0]);
rectangle('Position',[226.562 -62.5 7.8125 7.8125], 'FaceColor',[1 1 1]);
rectangle('Position',[218.75 -70.3125 7.8125 7.8125], 'FaceColor',[0 0 0]);
rectangle('Position',[226.562 -70.3125 7.8125 7.8125], 'FaceColor',[1 1 1]);
rectangle('Position',[218.75 -78.125 7.8125 7.8125], 'FaceColor',[0 0 0]);
rectangle('Position',[226.562 -78.125 7.8125 7.8125], 'FaceColor',[1 1 1]);
rectangle('Position',[218.75 -85.9375 7.8125 7.8125], 'FaceColor',[0 0 0]);
rectangle('Position',[226.562 -85.9375 7.8125 7.8125], 'FaceColor',[1 1 1]);
rectangle('Position',[218.75 -93.75 7.8125 7.8125], 'FaceColor',[0 0 0]);
rectangle('Position',[226.562 -93.75 7.8125 7.8125], 'FaceColor',[1 1 1]);
rectangle('Position',[218.75 -101.562 7.8125 7.8125], 'FaceColor',[0 0 0]);
rectangle('Position',[226.562 -101.562 7.8125 7.8125], 'FaceColor',[1 1 1]);
rectangle('Position',[218.75 -109.375 7.8125 7.8125], 'FaceColor',[0 0 0]);
rectangle('Position',[226.562 -109.375 7.8125 7.8125], 'FaceColor',[1 1 1]);
rectangle('Position',[218.75 -117.188 7.8125 7.8125], 'FaceColor',[0 0 0]);
rectangle('Position',[226.562 -117.188 7.8125 7.8125], 'FaceColor',[1 1 1]);
rectangle('Position',[218.75 -125 7.8125 7.8125], 'FaceColor',[0 0 0]);
rectangle('Position',[226.562 -125 7.8125 7.8125], 'FaceColor',[1 1 1]);
rectangle('Position',[109.375 -226.562 7.8125 7.8125], 'FaceColor',[1 1 1]);
rectangle('Position',[117.188 -226.562 7.8125 7.8125], 'FaceColor',[1 1 1]);
rectangle('Position',[109.375 -234.375 7.8125 7.8125], 'FaceColor',[0 0 0]);
rectangle('Position',[117.188 -234.375 7.8125 7.8125], 'FaceColor',[0 0 0]);
rectangle('Position',[125 -226.562 7.8125 7.8125], 'FaceColor',[1 1 1]);
rectangle('Position',[132.812 -226.562 7.8125 7.8125], 'FaceColor',[1 1 1]);
rectangle('Position',[125 -234.375 7.8125 7.8125], 'FaceColor',[0 0 0]);
rectangle('Position',[132.812 -234.375 7.8125 7.8125], 'FaceColor',[0 0 0]);
rectangle('Position',[265.625 -351.562 7.8125 7.8125], 'FaceColor',[1 1 1]);
rectangle('Position',[273.438 -351.562 7.8125 7.8125], 'FaceColor',[0 0 0]);
rectangle('Position',[265.625 -359.375 7.8125 7.8125], 'FaceColor',[1 1 1]);
rectangle('Position',[273.438 -359.375 7.8125 7.8125], 'FaceColor',[0 0 0]);
rectangle('Position',[265.625 -367.188 7.8125 7.8125], 'FaceColor',[1 1 1]);
rectangle('Position',[273.438 -367.188 7.8125 7.8125], 'FaceColor',[0 0 0]);
rectangle('Position',[265.625 -375 7.8125 7.8125], 'FaceColor',[1 1 1]);
rectangle('Position',[273.438 -375 7.8125 7.8125], 'FaceColor',[0 0 0]);
rectangle('Position',[375 -351.562 7.8125 7.8125], 'FaceColor',[1 1 1]);
rectangle('Position',[382.812 -351.562 7.8125 7.8125], 'FaceColor',[1 1 1]);
rectangle('Position',[375 -359.375 7.8125 7.8125], 'FaceColor',[0 0 0]);
rectangle('Position',[382.812 -359.375 7.8125 7.8125], 'FaceColor',[0 0 0]);
rectangle('Position',[390.625 -351.562 7.8125 7.8125], 'FaceColor',[1 1 1]);
rectangle('Position',[398.438 -351.562 7.8125 7.8125], 'FaceColor',[1 1 1]);
rectangle('Position',[390.625 -359.375 7.8125 7.8125], 'FaceColor',[0 0 0]);
rectangle('Position',[398.438 -359.375 7.8125 7.8125], 'FaceColor',[0 0 0]);
rectangle('Position',[406.25 -351.562 7.8125 7.8125], 'FaceColor',[1 1 1]);
rectangle('Position',[414.062 -351.562 7.8125 7.8125], 'FaceColor',[1 1 1]);
rectangle('Position',[406.25 -359.375 7.8125 7.8125], 'FaceColor',[0 0 0]);
rectangle('Position',[414.062 -359.375 7.8125 7.8125], 'FaceColor',[0 0 0]);
rectangle('Position',[421.875 -351.562 7.8125 7.8125], 'FaceColor',[1 1 1]);
rectangle('Position',[429.688 -351.562 7.8125 7.8125], 'FaceColor',[1 1 1]);
rectangle('Position',[421.875 -359.375 7.8125 7.8125], 'FaceColor',[0 0 0]);
rectangle('Position',[429.688 -359.375 7.8125 7.8125], 'FaceColor',[0 0 0]);
rectangle('Position',[437.5 -351.562 7.8125 7.8125], 'FaceColor',[1 1 1]);
rectangle('Position',[445.312 -351.562 7.8125 7.8125], 'FaceColor',[1 1 1]);
rectangle('Position',[437.5 -359.375 7.8125 7.8125], 'FaceColor',[0 0 0]);
rectangle('Position',[445.312 -359.375 7.8125 7.8125], 'FaceColor',[0 0 0]);
rectangle('Position',[453.125 -351.562 7.8125 7.8125], 'FaceColor',[1 1 1]);
rectangle('Position',[460.938 -351.562 7.8125 7.8125], 'FaceColor',[1 1 1]);
rectangle('Position',[453.125 -359.375 7.8125 7.8125], 'FaceColor',[0 0 0]);
rectangle('Position',[460.938 -359.375 7.8125 7.8125], 'FaceColor',[0 0 0]);
rectangle('Position',[468.75 -351.562 7.8125 7.8125], 'FaceColor',[1 1 1]);
rectangle('Position',[476.562 -351.562 7.8125 7.8125], 'FaceColor',[1 1 1]);
rectangle('Position',[468.75 -359.375 7.8125 7.8125], 'FaceColor',[0 0 0]);
rectangle('Position',[476.562 -359.375 7.8125 7.8125], 'FaceColor',[0 0 0]);
rectangle('Position',[265.625 -382.812 7.8125 7.8125], 'FaceColor',[1 1 1]);
rectangle('Position',[273.438 -382.812 7.8125 7.8125], 'FaceColor',[0 0 0]);
rectangle('Position',[265.625 -390.625 7.8125 7.8125], 'FaceColor',[1 1 1]);
rectangle('Position',[273.438 -390.625 7.8125 7.8125], 'FaceColor',[0 0 0]);
rectangle('Position',[265.625 -398.438 7.8125 7.8125], 'FaceColor',[1 1 1]);
rectangle('Position',[273.438 -398.438 7.8125 7.8125], 'FaceColor',[0 0 0]);
rectangle('Position',[265.625 -406.25 7.8125 7.8125], 'FaceColor',[1 1 1]);
rectangle('Position',[273.438 -406.25 7.8125 7.8125], 'FaceColor',[0 0 0]);
rectangle('Position',[265.625 -414.062 7.8125 7.8125], 'FaceColor',[1 1 1]);
rectangle('Position',[273.438 -414.062 7.8125 7.8125], 'FaceColor',[0 0 0]);
rectangle('Position',[265.625 -421.875 7.8125 7.8125], 'FaceColor',[1 1 1]);
rectangle('Position',[273.438 -421.875 7.8125 7.8125], 'FaceColor',[0 0 0]);
rectangle('Position',[265.625 -429.688 7.8125 7.8125], 'FaceColor',[1 1 1]);
rectangle('Position',[273.438 -429.688 7.8125 7.8125], 'FaceColor',[0 0 0]);
rectangle('Position',[265.625 -437.5 7.8125 7.8125], 'FaceColor',[1 1 1]);
rectangle('Position',[273.438 -437.5 7.8125 7.8125], 'FaceColor',[0 0 0]);
rectangle('Position',[265.625 -445.312 7.8125 7.8125], 'FaceColor',[1 1 1]);
rectangle('Position',[273.438 -445.312 7.8125 7.8125], 'FaceColor',[0 0 0]);
rectangle('Position',[265.625 -453.125 7.8125 7.8125], 'FaceColor',[1 1 1]);
rectangle('Position',[273.438 -453.125 7.8125 7.8125], 'FaceColor',[0 0 0]);
rectangle('Position',[265.625 -460.938 7.8125 7.8125], 'FaceColor',[1 1 1]);
rectangle('Position',[273.438 -460.938 7.8125 7.8125], 'FaceColor',[0 0 0]);
rectangle('Position',[265.625 -468.75 7.8125 7.8125], 'FaceColor',[1 1 1]);
rectangle('Position',[273.438 -468.75 7.8125 7.8125], 'FaceColor',[0 0 0]);
rectangle('Position',[265.625 -476.562 7.8125 7.8125], 'FaceColor',[1 1 1]);
rectangle('Position',[273.438 -476.562 7.8125 7.8125], 'FaceColor',[0 0 0]);
rectangle('Position',[265.625 -484.375 7.8125 7.8125], 'FaceColor',[1 1 1]);
rectangle('Position',[273.438 -484.375 7.8125 7.8125], 'FaceColor',[0 0 0]);
X=[466,453.125,421.875,390.625,343.75,343.75,296.875,265.625,234.375,203.125,171.875,148.438,136.719,128.906,121.094,113.281,101.562,101.562,101.562,101.562,101.562,101.562,101.562,101.562,78.125,46.875,46.875,46.875,33];
Y=[-466,-453.125,-421.875,-421.875,-406.25,-343.75,-328.125,-328.125,-296.875,-265.625,-234.375,-226.562,-222.656,-222.656,-222.656,-222.656,-226.562,-242.188,-257.812,-273.438,-289.062,-304.688,-320.312,-335.938,-359.375,-390.625,-421.875,-453.125,-466];
hold on;
plot(X,Y,'r');
legend('759.797','Location','southoutside');
